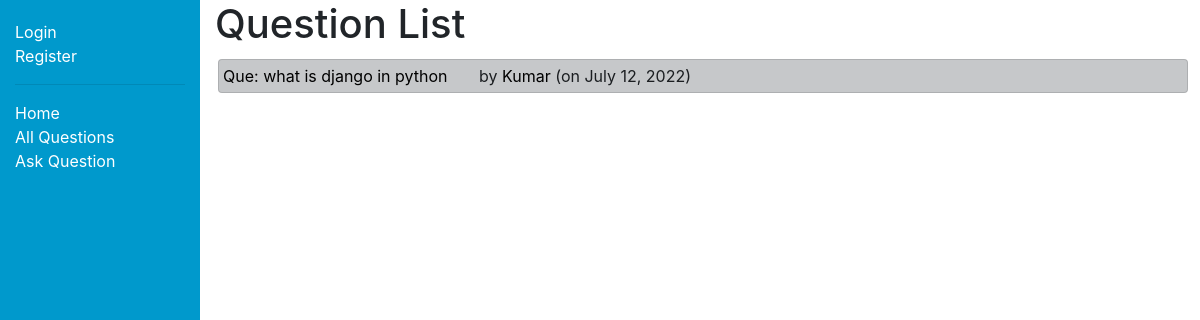
The page /myquora/questions/ on the database its author committed.
### myquora/models.py (models this page shows, shortened)
class Question(models.Model):
    author = models.ForeignKey(Author, on_delete=models.SET_NULL, null=True)
    question_text = models.TextField(max_length=1000, help_text='Enter your question in brief')
    date_created = models.DateField(null=True, default=timezone.now())
    date_updated = models.DateField(null=True, default=timezone.now())
    def get_absolute_url(self):
        return reverse('question-detail', args=[str(self.id)])

class Author(models.Model):
    user = models.ForeignKey(User, on_delete=models.CASCADE)
    email = models.EmailField(max_length=70, blank=True)
    date_created = models.DateField(null=True, default=timezone.now())
    credits = models.IntegerField(default=0)
    def get_absolute_url(self):
        return reverse('author-detail', args=[str(self.id)])
    def __str__(self):
        return f'{self.user.username}'

### myquora/views.py (the view)
# urls.py: path('questions/', views.QuestionListView.as_view(), name='questions'),
class QuestionListView(generic.ListView):
    model = Question
    paginate_by = 10

### myquora/templates/myquora/question_list.html (shortened to what this page needs)
{% extends "base_generic.html" %}
{% block content %}
  <h1>Question List</h1>
  {% if question_list %}
  <ul class="list-group">
    {% for question in question_list %}
      <li style="padding: 4px; margin: 3px; list-style: none; text-decoration: none;" class="list-group-item list-group-item-action list-group-item-dark">
        <a style="text-decoration: none; color: black" href="{{ question.get_absolute_url }}">{{ question.question_text }}</a>
        &nbsp; &nbsp; &nbsp;
        by
        <a style="text-decoration: none; color: black;" href="{{ question.author.get_absolute_url }}"> {{question.author}} </a>
        (on {{question.date_updated}})
      </li>
    {% endfor %}
  </ul>
  {% else %}
    <p>There are no questions in the library.</p>
  {% endif %}
{% endblock %}

### rows shown on the page
Question: question_text "Que: what is django in python", author "Kumar", date_updated "July 12, 2022"
